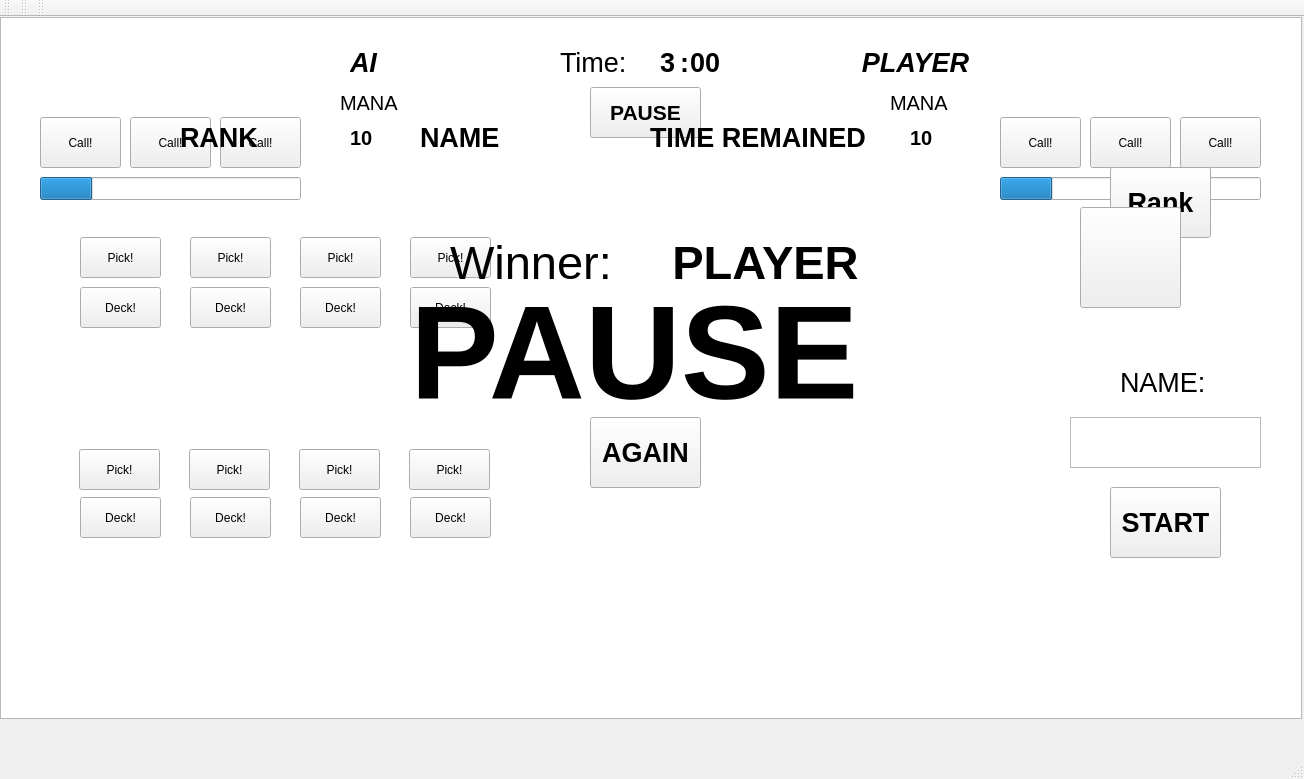
<?xml version="1.0" encoding="UTF-8"?>
<ui version="4.0">
 <class>MainWindow</class>
 <widget class="QMainWindow" name="MainWindow">
  <property name="geometry">
   <rect>
    <x>0</x>
    <y>0</y>
    <width>1304</width>
    <height>779</height>
   </rect>
  </property>
  <property name="windowTitle">
   <string>MainWindow</string>
  </property>
  <widget class="QWidget" name="centralWidget">
   <widget class="QGraphicsView" name="graphicsView">
    <property name="geometry">
     <rect>
      <x>0</x>
      <y>0</y>
      <width>1302</width>
      <height>702</height>
     </rect>
    </property>
   </widget>
   <widget class="QPushButton" name="Btn_Candidate1">
    <property name="geometry">
     <rect>
      <x>80</x>
      <y>220</y>
      <width>81</width>
      <height>41</height>
     </rect>
    </property>
    <property name="mouseTracking">
     <bool>false</bool>
    </property>
    <property name="text">
     <string>Pick!</string>
    </property>
    <property name="checkable">
     <bool>true</bool>
    </property>
    <property name="checked">
     <bool>false</bool>
    </property>
   </widget>
   <widget class="QPushButton" name="Btn_Candidate2">
    <property name="geometry">
     <rect>
      <x>190</x>
      <y>220</y>
      <width>81</width>
      <height>41</height>
     </rect>
    </property>
    <property name="mouseTracking">
     <bool>false</bool>
    </property>
    <property name="text">
     <string>Pick!</string>
    </property>
    <property name="checkable">
     <bool>true</bool>
    </property>
   </widget>
   <widget class="QPushButton" name="Btn_Candidate3">
    <property name="geometry">
     <rect>
      <x>300</x>
      <y>220</y>
      <width>81</width>
      <height>41</height>
     </rect>
    </property>
    <property name="mouseTracking">
     <bool>false</bool>
    </property>
    <property name="text">
     <string>Pick!</string>
    </property>
    <property name="checkable">
     <bool>true</bool>
    </property>
   </widget>
   <widget class="QPushButton" name="Btn_Candidate4">
    <property name="geometry">
     <rect>
      <x>410</x>
      <y>220</y>
      <width>81</width>
      <height>41</height>
     </rect>
    </property>
    <property name="mouseTracking">
     <bool>false</bool>
    </property>
    <property name="text">
     <string>Pick!</string>
    </property>
    <property name="checkable">
     <bool>true</bool>
    </property>
   </widget>
   <widget class="QPushButton" name="Btn_Start">
    <property name="geometry">
     <rect>
      <x>1110</x>
      <y>470</y>
      <width>111</width>
      <height>71</height>
     </rect>
    </property>
    <property name="font">
     <font>
      <pointsize>20</pointsize>
      <weight>75</weight>
      <bold>true</bold>
     </font>
    </property>
    <property name="text">
     <string>START</string>
    </property>
   </widget>
   <widget class="QPushButton" name="Btn_Candidate5">
    <property name="geometry">
     <rect>
      <x>79</x>
      <y>432</y>
      <width>81</width>
      <height>41</height>
     </rect>
    </property>
    <property name="mouseTracking">
     <bool>false</bool>
    </property>
    <property name="text">
     <string>Pick!</string>
    </property>
    <property name="checkable">
     <bool>true</bool>
    </property>
   </widget>
   <widget class="QPushButton" name="Btn_Candidate8">
    <property name="geometry">
     <rect>
      <x>409</x>
      <y>432</y>
      <width>81</width>
      <height>41</height>
     </rect>
    </property>
    <property name="mouseTracking">
     <bool>false</bool>
    </property>
    <property name="text">
     <string>Pick!</string>
    </property>
    <property name="checkable">
     <bool>true</bool>
    </property>
   </widget>
   <widget class="QPushButton" name="Btn_Candidate7">
    <property name="geometry">
     <rect>
      <x>299</x>
      <y>432</y>
      <width>81</width>
      <height>41</height>
     </rect>
    </property>
    <property name="mouseTracking">
     <bool>false</bool>
    </property>
    <property name="text">
     <string>Pick!</string>
    </property>
    <property name="checkable">
     <bool>true</bool>
    </property>
   </widget>
   <widget class="QPushButton" name="Btn_Candidate6">
    <property name="geometry">
     <rect>
      <x>189</x>
      <y>432</y>
      <width>81</width>
      <height>41</height>
     </rect>
    </property>
    <property name="mouseTracking">
     <bool>false</bool>
    </property>
    <property name="text">
     <string>Pick!</string>
    </property>
    <property name="checkable">
     <bool>true</bool>
    </property>
   </widget>
   <widget class="QPushButton" name="Btn_Deck1">
    <property name="geometry">
     <rect>
      <x>80</x>
      <y>270</y>
      <width>81</width>
      <height>41</height>
     </rect>
    </property>
    <property name="text">
     <string>Deck!</string>
    </property>
    <property name="checkable">
     <bool>true</bool>
    </property>
   </widget>
   <widget class="QPushButton" name="Btn_Deck2">
    <property name="geometry">
     <rect>
      <x>190</x>
      <y>270</y>
      <width>81</width>
      <height>41</height>
     </rect>
    </property>
    <property name="text">
     <string>Deck!</string>
    </property>
    <property name="checkable">
     <bool>true</bool>
    </property>
   </widget>
   <widget class="QPushButton" name="Btn_Deck3">
    <property name="geometry">
     <rect>
      <x>300</x>
      <y>270</y>
      <width>81</width>
      <height>41</height>
     </rect>
    </property>
    <property name="text">
     <string>Deck!</string>
    </property>
    <property name="checkable">
     <bool>true</bool>
    </property>
   </widget>
   <widget class="QPushButton" name="Btn_Deck4">
    <property name="geometry">
     <rect>
      <x>410</x>
      <y>270</y>
      <width>81</width>
      <height>41</height>
     </rect>
    </property>
    <property name="text">
     <string>Deck!</string>
    </property>
    <property name="checkable">
     <bool>true</bool>
    </property>
   </widget>
   <widget class="QPushButton" name="Btn_Deck5">
    <property name="geometry">
     <rect>
      <x>80</x>
      <y>480</y>
      <width>81</width>
      <height>41</height>
     </rect>
    </property>
    <property name="text">
     <string>Deck!</string>
    </property>
    <property name="checkable">
     <bool>true</bool>
    </property>
   </widget>
   <widget class="QPushButton" name="Btn_Deck6">
    <property name="geometry">
     <rect>
      <x>190</x>
      <y>480</y>
      <width>81</width>
      <height>41</height>
     </rect>
    </property>
    <property name="text">
     <string>Deck!</string>
    </property>
    <property name="checkable">
     <bool>true</bool>
    </property>
   </widget>
   <widget class="QPushButton" name="Btn_Deck7">
    <property name="geometry">
     <rect>
      <x>300</x>
      <y>480</y>
      <width>81</width>
      <height>41</height>
     </rect>
    </property>
    <property name="font">
     <font>
      <underline>false</underline>
      <kerning>true</kerning>
     </font>
    </property>
    <property name="text">
     <string>Deck!</string>
    </property>
    <property name="checkable">
     <bool>true</bool>
    </property>
   </widget>
   <widget class="QPushButton" name="Btn_Deck8">
    <property name="geometry">
     <rect>
      <x>410</x>
      <y>480</y>
      <width>81</width>
      <height>41</height>
     </rect>
    </property>
    <property name="font">
     <font>
      <weight>50</weight>
      <bold>false</bold>
      <underline>false</underline>
      <strikeout>false</strikeout>
     </font>
    </property>
    <property name="text">
     <string>Deck!</string>
    </property>
    <property name="checkable">
     <bool>true</bool>
    </property>
   </widget>
   <widget class="QPushButton" name="Btn_CallL1">
    <property name="geometry">
     <rect>
      <x>40</x>
      <y>100</y>
      <width>81</width>
      <height>51</height>
     </rect>
    </property>
    <property name="text">
     <string>Call!</string>
    </property>
   </widget>
   <widget class="QPushButton" name="Btn_CallL2">
    <property name="geometry">
     <rect>
      <x>130</x>
      <y>100</y>
      <width>81</width>
      <height>51</height>
     </rect>
    </property>
    <property name="text">
     <string>Call!</string>
    </property>
   </widget>
   <widget class="QPushButton" name="Btn_CallL3">
    <property name="geometry">
     <rect>
      <x>220</x>
      <y>100</y>
      <width>81</width>
      <height>51</height>
     </rect>
    </property>
    <property name="text">
     <string>Call!</string>
    </property>
   </widget>
   <widget class="QPushButton" name="Btn_CallR1">
    <property name="geometry">
     <rect>
      <x>1000</x>
      <y>100</y>
      <width>81</width>
      <height>51</height>
     </rect>
    </property>
    <property name="text">
     <string>Call!</string>
    </property>
   </widget>
   <widget class="QPushButton" name="Btn_CallR2">
    <property name="geometry">
     <rect>
      <x>1090</x>
      <y>100</y>
      <width>81</width>
      <height>51</height>
     </rect>
    </property>
    <property name="text">
     <string>Call!</string>
    </property>
   </widget>
   <widget class="QPushButton" name="Btn_CallR3">
    <property name="geometry">
     <rect>
      <x>1180</x>
      <y>100</y>
      <width>81</width>
      <height>51</height>
     </rect>
    </property>
    <property name="text">
     <string>Call!</string>
    </property>
   </widget>
   <widget class="QLabel" name="Show_time">
    <property name="geometry">
     <rect>
      <x>560</x>
      <y>30</y>
      <width>81</width>
      <height>31</height>
     </rect>
    </property>
    <property name="font">
     <font>
      <pointsize>20</pointsize>
     </font>
    </property>
    <property name="text">
     <string>Time:</string>
    </property>
    <property name="margin">
     <number>-1</number>
    </property>
   </widget>
   <widget class="QLabel" name="Show_timeMin">
    <property name="geometry">
     <rect>
      <x>660</x>
      <y>30</y>
      <width>21</width>
      <height>31</height>
     </rect>
    </property>
    <property name="font">
     <font>
      <pointsize>20</pointsize>
      <weight>75</weight>
      <bold>true</bold>
      <kerning>true</kerning>
     </font>
    </property>
    <property name="text">
     <string>3</string>
    </property>
   </widget>
   <widget class="QLabel" name="Show_timeColon">
    <property name="geometry">
     <rect>
      <x>680</x>
      <y>30</y>
      <width>21</width>
      <height>31</height>
     </rect>
    </property>
    <property name="font">
     <font>
      <pointsize>20</pointsize>
      <weight>75</weight>
      <bold>true</bold>
     </font>
    </property>
    <property name="text">
     <string>:</string>
    </property>
   </widget>
   <widget class="QLabel" name="Show_Mana1">
    <property name="geometry">
     <rect>
      <x>340</x>
      <y>60</y>
      <width>71</width>
      <height>51</height>
     </rect>
    </property>
    <property name="font">
     <font>
      <pointsize>15</pointsize>
      <weight>50</weight>
      <bold>false</bold>
     </font>
    </property>
    <property name="text">
     <string>MANA</string>
    </property>
   </widget>
   <widget class="QLabel" name="Show_Mana2">
    <property name="geometry">
     <rect>
      <x>890</x>
      <y>60</y>
      <width>71</width>
      <height>51</height>
     </rect>
    </property>
    <property name="font">
     <font>
      <pointsize>15</pointsize>
      <weight>50</weight>
      <bold>false</bold>
     </font>
    </property>
    <property name="text">
     <string>MANA</string>
    </property>
   </widget>
   <widget class="QLabel" name="Show_MNum1">
    <property name="geometry">
     <rect>
      <x>350</x>
      <y>100</y>
      <width>41</width>
      <height>41</height>
     </rect>
    </property>
    <property name="font">
     <font>
      <pointsize>15</pointsize>
      <weight>75</weight>
      <bold>true</bold>
     </font>
    </property>
    <property name="text">
     <string>10</string>
    </property>
   </widget>
   <widget class="QLabel" name="Show_MNum2">
    <property name="geometry">
     <rect>
      <x>910</x>
      <y>100</y>
      <width>61</width>
      <height>41</height>
     </rect>
    </property>
    <property name="font">
     <font>
      <pointsize>15</pointsize>
      <weight>75</weight>
      <bold>true</bold>
     </font>
    </property>
    <property name="text">
     <string>10</string>
    </property>
   </widget>
   <widget class="QLabel" name="Show_AI">
    <property name="geometry">
     <rect>
      <x>350</x>
      <y>20</y>
      <width>51</width>
      <height>51</height>
     </rect>
    </property>
    <property name="font">
     <font>
      <pointsize>20</pointsize>
      <weight>75</weight>
      <italic>true</italic>
      <bold>true</bold>
     </font>
    </property>
    <property name="text">
     <string>AI</string>
    </property>
   </widget>
   <widget class="QLabel" name="Show_player">
    <property name="geometry">
     <rect>
      <x>850</x>
      <y>20</y>
      <width>131</width>
      <height>51</height>
     </rect>
    </property>
    <property name="font">
     <font>
      <pointsize>20</pointsize>
      <weight>75</weight>
      <italic>true</italic>
      <bold>true</bold>
     </font>
    </property>
    <property name="text">
     <string>PLAYER</string>
    </property>
    <property name="alignment">
     <set>Qt::AlignCenter</set>
    </property>
   </widget>
   <widget class="QPushButton" name="Btn_again">
    <property name="geometry">
     <rect>
      <x>590</x>
      <y>400</y>
      <width>111</width>
      <height>71</height>
     </rect>
    </property>
    <property name="font">
     <font>
      <pointsize>20</pointsize>
      <weight>75</weight>
      <bold>true</bold>
     </font>
    </property>
    <property name="text">
     <string>AGAIN</string>
    </property>
   </widget>
   <widget class="QLabel" name="Show_winner">
    <property name="geometry">
     <rect>
      <x>660</x>
      <y>210</y>
      <width>211</width>
      <height>71</height>
     </rect>
    </property>
    <property name="font">
     <font>
      <pointsize>35</pointsize>
      <weight>75</weight>
      <bold>true</bold>
     </font>
    </property>
    <property name="text">
     <string>PLAYER</string>
    </property>
    <property name="alignment">
     <set>Qt::AlignCenter</set>
    </property>
   </widget>
   <widget class="QLabel" name="Show_judge">
    <property name="geometry">
     <rect>
      <x>450</x>
      <y>210</y>
      <width>191</width>
      <height>71</height>
     </rect>
    </property>
    <property name="font">
     <font>
      <pointsize>35</pointsize>
     </font>
    </property>
    <property name="text">
     <string>Winner:</string>
    </property>
   </widget>
   <widget class="QPushButton" name="Btn_Pause">
    <property name="geometry">
     <rect>
      <x>590</x>
      <y>70</y>
      <width>111</width>
      <height>51</height>
     </rect>
    </property>
    <property name="font">
     <font>
      <pointsize>16</pointsize>
      <weight>75</weight>
      <bold>true</bold>
     </font>
    </property>
    <property name="text">
     <string>PAUSE</string>
    </property>
    <property name="checkable">
     <bool>true</bool>
    </property>
   </widget>
   <widget class="QLabel" name="Show_pause">
    <property name="geometry">
     <rect>
      <x>410</x>
      <y>230</y>
      <width>481</width>
      <height>211</height>
     </rect>
    </property>
    <property name="font">
     <font>
      <pointsize>100</pointsize>
      <weight>75</weight>
      <bold>true</bold>
     </font>
    </property>
    <property name="text">
     <string>PAUSE</string>
    </property>
   </widget>
   <widget class="QLabel" name="Show_timeSec">
    <property name="geometry">
     <rect>
      <x>690</x>
      <y>30</y>
      <width>61</width>
      <height>31</height>
     </rect>
    </property>
    <property name="font">
     <font>
      <pointsize>20</pointsize>
      <weight>75</weight>
      <bold>true</bold>
      <kerning>true</kerning>
     </font>
    </property>
    <property name="text">
     <string>00</string>
    </property>
   </widget>
   <widget class="QProgressBar" name="Show_Blood1">
    <property name="geometry">
     <rect>
      <x>40</x>
      <y>160</y>
      <width>261</width>
      <height>23</height>
     </rect>
    </property>
    <property name="maximum">
     <number>5000</number>
    </property>
    <property name="value">
     <number>1000</number>
    </property>
    <property name="textVisible">
     <bool>false</bool>
    </property>
   </widget>
   <widget class="QProgressBar" name="Show_Blood2">
    <property name="geometry">
     <rect>
      <x>1000</x>
      <y>160</y>
      <width>261</width>
      <height>23</height>
     </rect>
    </property>
    <property name="maximum">
     <number>5000</number>
    </property>
    <property name="value">
     <number>1000</number>
    </property>
    <property name="textVisible">
     <bool>false</bool>
    </property>
   </widget>
   <widget class="QTextEdit" name="Edit_Name">
    <property name="geometry">
     <rect>
      <x>1070</x>
      <y>400</y>
      <width>191</width>
      <height>51</height>
     </rect>
    </property>
    <property name="font">
     <font>
      <pointsize>20</pointsize>
     </font>
    </property>
    <property name="html">
     <string>&lt;!DOCTYPE HTML PUBLIC &quot;-//W3C//DTD HTML 4.0//EN&quot; &quot;http://www.w3.org/TR/REC-html40/strict.dtd&quot;&gt;
&lt;html&gt;&lt;head&gt;&lt;meta name=&quot;qrichtext&quot; content=&quot;1&quot; /&gt;&lt;style type=&quot;text/css&quot;&gt;
p, li { white-space: pre-wrap; }
&lt;/style&gt;&lt;/head&gt;&lt;body style=&quot; font-family:'Sans Serif'; font-size:20pt; font-weight:400; font-style:normal;&quot;&gt;
&lt;p style=&quot;-qt-paragraph-type:empty; margin-top:0px; margin-bottom:0px; margin-left:0px; margin-right:0px; -qt-block-indent:0; text-indent:0px;&quot;&gt;&lt;br /&gt;&lt;/p&gt;&lt;/body&gt;&lt;/html&gt;</string>
    </property>
   </widget>
   <widget class="QLabel" name="Show_Name">
    <property name="geometry">
     <rect>
      <x>1120</x>
      <y>340</y>
      <width>101</width>
      <height>51</height>
     </rect>
    </property>
    <property name="font">
     <font>
      <pointsize>20</pointsize>
     </font>
    </property>
    <property name="text">
     <string>NAME:</string>
    </property>
   </widget>
   <widget class="QPushButton" name="Btn_Rank">
    <property name="geometry">
     <rect>
      <x>1110</x>
      <y>150</y>
      <width>101</width>
      <height>71</height>
     </rect>
    </property>
    <property name="font">
     <font>
      <pointsize>20</pointsize>
      <weight>75</weight>
      <bold>true</bold>
     </font>
    </property>
    <property name="text">
     <string>Rank</string>
    </property>
    <property name="checkable">
     <bool>true</bool>
    </property>
   </widget>
   <widget class="QLabel" name="Show_rank1">
    <property name="geometry">
     <rect>
      <x>180</x>
      <y>100</y>
      <width>91</width>
      <height>41</height>
     </rect>
    </property>
    <property name="font">
     <font>
      <pointsize>20</pointsize>
      <weight>75</weight>
      <bold>true</bold>
     </font>
    </property>
    <property name="text">
     <string>RANK</string>
    </property>
   </widget>
   <widget class="QLabel" name="Show_rank2">
    <property name="geometry">
     <rect>
      <x>420</x>
      <y>100</y>
      <width>91</width>
      <height>41</height>
     </rect>
    </property>
    <property name="font">
     <font>
      <pointsize>20</pointsize>
      <weight>75</weight>
      <bold>true</bold>
     </font>
    </property>
    <property name="text">
     <string>NAME</string>
    </property>
   </widget>
   <widget class="QLabel" name="Show_rank3">
    <property name="geometry">
     <rect>
      <x>650</x>
      <y>100</y>
      <width>251</width>
      <height>41</height>
     </rect>
    </property>
    <property name="font">
     <font>
      <pointsize>20</pointsize>
      <weight>75</weight>
      <bold>true</bold>
     </font>
    </property>
    <property name="text">
     <string>TIME REMAINED</string>
    </property>
   </widget>
   <widget class="QPushButton" name="Btn_rolling">
    <property name="geometry">
     <rect>
      <x>1080</x>
      <y>190</y>
      <width>101</width>
      <height>101</height>
     </rect>
    </property>
    <property name="text">
     <string/>
    </property>
    <property name="icon">
     <iconset resource="img/img.qrc">
      <normaloff>:/icon.jpg</normaloff>:/icon.jpg</iconset>
    </property>
    <property name="iconSize">
     <size>
      <width>90</width>
      <height>90</height>
     </size>
    </property>
   </widget>
   <zorder>graphicsView</zorder>
   <zorder>Btn_Candidate1</zorder>
   <zorder>Btn_Candidate2</zorder>
   <zorder>Btn_Candidate3</zorder>
   <zorder>Btn_Candidate4</zorder>
   <zorder>Btn_Start</zorder>
   <zorder>Btn_Candidate5</zorder>
   <zorder>Btn_Candidate8</zorder>
   <zorder>Btn_Candidate7</zorder>
   <zorder>Btn_Candidate6</zorder>
   <zorder>Btn_Deck1</zorder>
   <zorder>Btn_Deck2</zorder>
   <zorder>Btn_Deck3</zorder>
   <zorder>Btn_Deck4</zorder>
   <zorder>Btn_Deck5</zorder>
   <zorder>Btn_Deck6</zorder>
   <zorder>Btn_Deck7</zorder>
   <zorder>Btn_Deck8</zorder>
   <zorder>Btn_CallL1</zorder>
   <zorder>Btn_CallL2</zorder>
   <zorder>Btn_CallL3</zorder>
   <zorder>Btn_CallR1</zorder>
   <zorder>Btn_CallR2</zorder>
   <zorder>Btn_CallR3</zorder>
   <zorder>Show_time</zorder>
   <zorder>Show_timeMin</zorder>
   <zorder>Show_timeColon</zorder>
   <zorder>Show_Mana1</zorder>
   <zorder>Show_Mana2</zorder>
   <zorder>Show_MNum1</zorder>
   <zorder>Show_MNum2</zorder>
   <zorder>Show_AI</zorder>
   <zorder>Show_player</zorder>
   <zorder>Btn_again</zorder>
   <zorder>Show_winner</zorder>
   <zorder>Show_judge</zorder>
   <zorder>Btn_Pause</zorder>
   <zorder>Show_timeSec</zorder>
   <zorder>Show_Blood1</zorder>
   <zorder>Show_Blood2</zorder>
   <zorder>Show_pause</zorder>
   <zorder>Edit_Name</zorder>
   <zorder>Show_Name</zorder>
   <zorder>Btn_Rank</zorder>
   <zorder>Show_rank1</zorder>
   <zorder>Show_rank2</zorder>
   <zorder>Show_rank3</zorder>
   <zorder>Btn_rolling</zorder>
  </widget>
  <widget class="QMenuBar" name="menuBar">
   <property name="geometry">
    <rect>
     <x>0</x>
     <y>0</y>
     <width>1304</width>
     <height>20</height>
    </rect>
   </property>
  </widget>
  <widget class="QToolBar" name="mainToolBar">
   <attribute name="toolBarArea">
    <enum>TopToolBarArea</enum>
   </attribute>
   <attribute name="toolBarBreak">
    <bool>false</bool>
   </attribute>
  </widget>
  <widget class="QStatusBar" name="statusBar"/>
  <widget class="QToolBar" name="toolBar">
   <property name="windowTitle">
    <string>toolBar</string>
   </property>
   <attribute name="toolBarArea">
    <enum>TopToolBarArea</enum>
   </attribute>
   <attribute name="toolBarBreak">
    <bool>false</bool>
   </attribute>
  </widget>
  <widget class="QToolBar" name="toolBar_2">
   <property name="windowTitle">
    <string>toolBar_2</string>
   </property>
   <attribute name="toolBarArea">
    <enum>TopToolBarArea</enum>
   </attribute>
   <attribute name="toolBarBreak">
    <bool>false</bool>
   </attribute>
  </widget>
 </widget>
 <layoutdefault spacing="6" margin="11"/>
 <resources>
  <include location="img/img.qrc"/>
 </resources>
 <connections/>
</ui>
